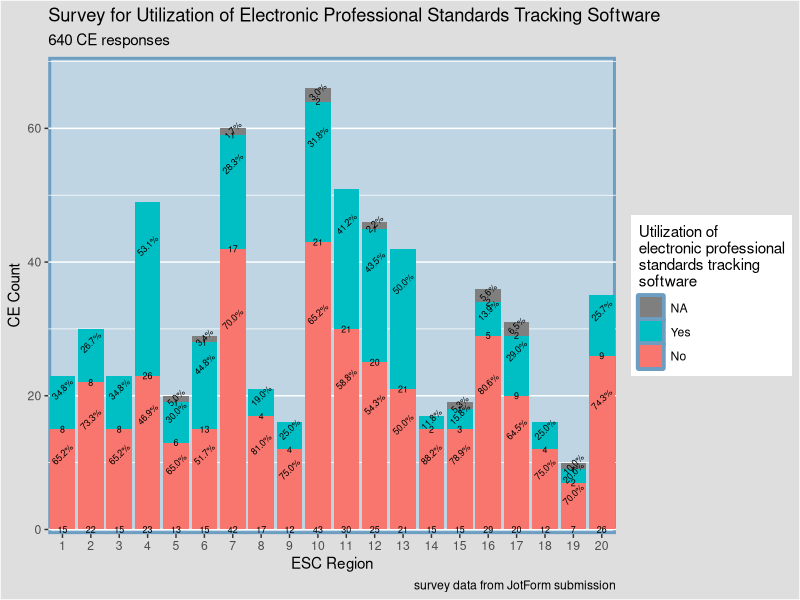

R code for this plot:
library(tidyverse)
library(openxlsx)
library(here)

survey_data <- read.xlsx("data/survey_data1.xlsx", sheet = 1, colNames = TRUE, na.strings = TRUE)

names(survey_data)[1] = "CEName"
names(survey_data)[2] = "CEID"
names(survey_data)[3] = "ESC_Region"
names(survey_data)[10] = "professional_tracking_software"

###Create a new table for Chart###
survey_data1 <- survey_data%>%
  group_by(ESC_Region) %>% 
  count(ESC_Region, professional_tracking_software) %>%
  mutate(pct = n/sum(n))

###Stacked Bar Chart
p <- ggplot(survey_data1, aes(ESC_Region, n, fill = professional_tracking_software)) +
  geom_col(position = position_stack(reverse = TRUE)) + 
  guides(fill = guide_legend(reverse = TRUE)) +
  geom_text(aes(label = paste0(sprintf("%1.1f", pct*100),"%")),
            position = position_stack(reverse = TRUE, vjust = 0.75), size = 2.25, angle = 45) +
  geom_text(aes(label = n),
            position = position_stack(reverse = TRUE, vjust = 0), size = 2.25) +
  scale_x_continuous(expand = c(0,0), limits = c(0.5,20.5), breaks = 1:20) +
  scale_y_continuous(expand = c(0,0.7), limits = c(0,70)) +
  theme(plot.background = element_rect(fill = "grey87"),
        panel.background = element_rect(fill = "#BFD5E3", color = "#6D9EC1",
                                        size = 2, linetype = "solid"),
        panel.grid.minor.x = element_blank(),
        panel.grid.major.x = element_blank()) + 
  scale_fill_discrete(name = "Utilization of \nelectronic professional\nstandards tracking\nsoftware") +
  labs(title = "Survey for Utilization of Electronic Professional Standards Tracking Software",
       subtitle = "640 CE responses",
       x = "ESC Region",
       y = "CE Count",
       caption = "survey data from JotForm submission")

p

####
